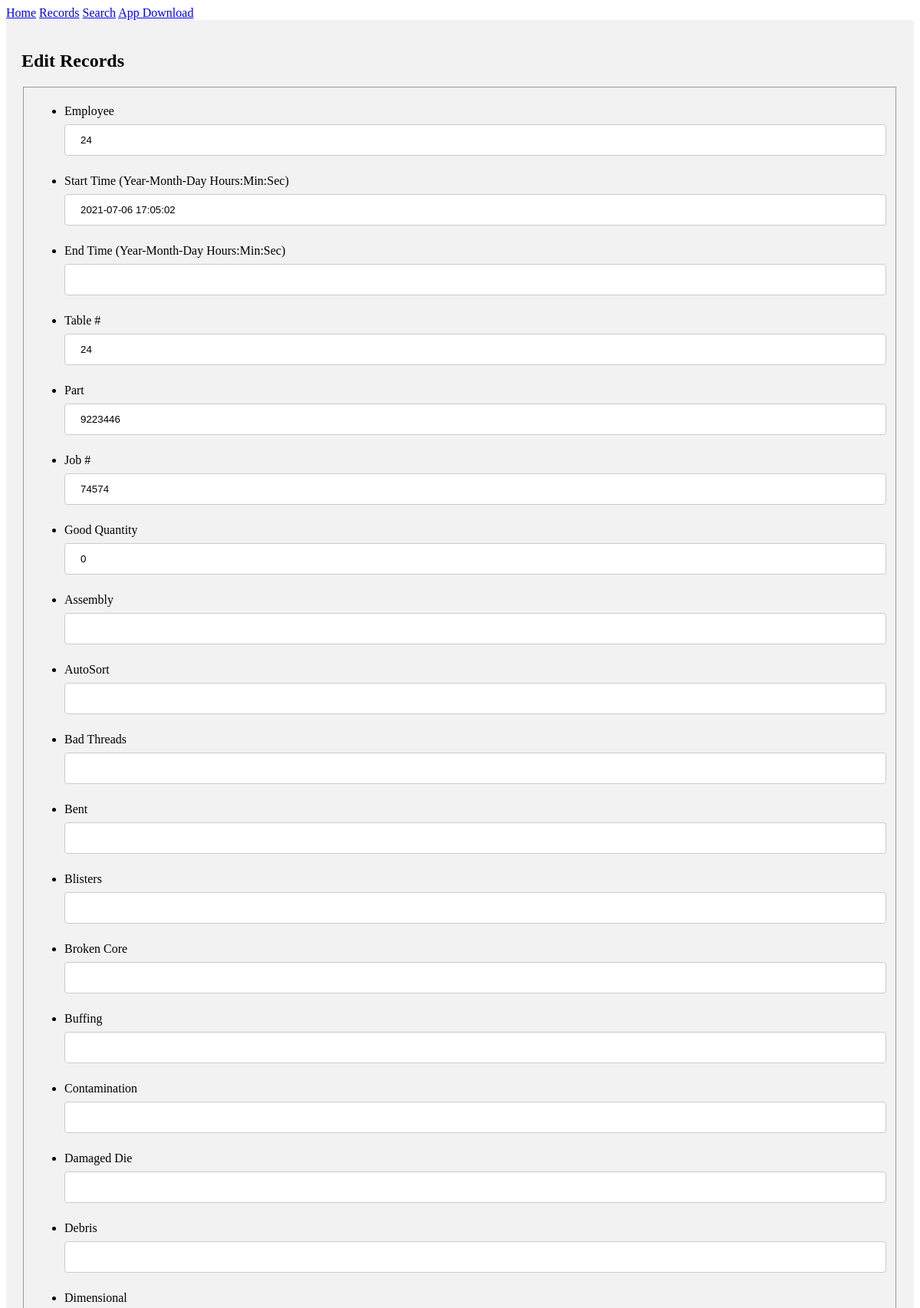
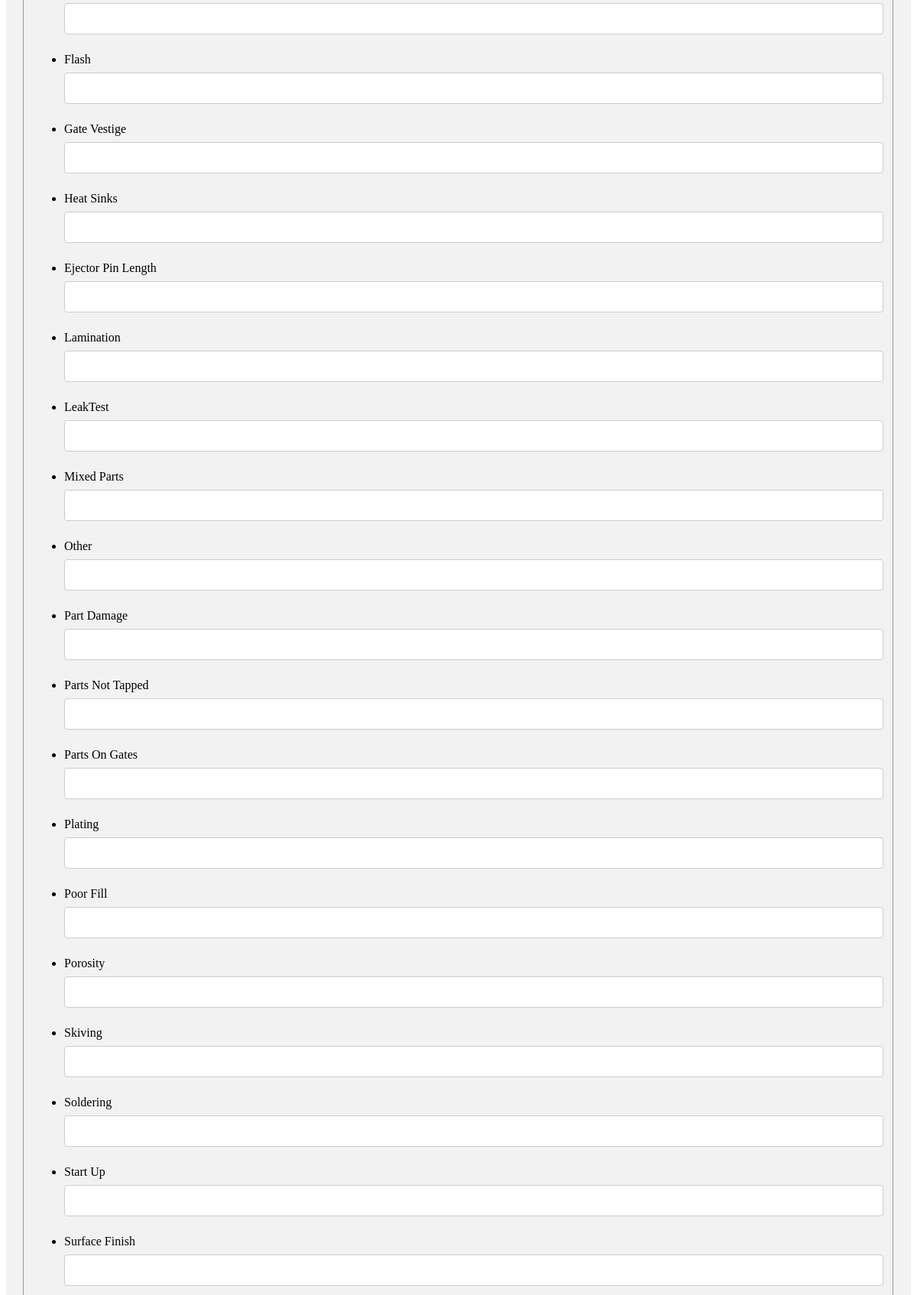
Screenshot of /edit_record/121 (upper part) with the database file from the repository (2 pictures, top to bottom).
### app/models.py (models this page shows, shortened)
class Record(db.Model):
    __tablename__ = "sort-data"
    id = db.Column(db.Integer, primary_key=True)
    Employee = db.Column(db.String(64), index=False, unique=False, nullable=False)
    StartTime = db.Column(db.DateTime, index=False, unique=False, nullable=False)
    TableNumber = db.Column(db.Integer, nullable=False)
    Job = db.Column(db.Integer, nullable=False)
    Part = db.Column(db.Integer, nullable=False)
    Operation = db.Column(db.Integer, nullable=False)
    CastDate = db.Column(db.DateTime, nullable=False)
    CastShift = db.Column(db.Integer, nullable=False)
    GoodQuantity = db.Column(db.Integer, index=False, unique=False, nullable=False)
    Assembly = db.Column(db.Integer, nullable=True)
    AutoSort = db.Column(db.Integer, nullable=True)
    BadThreads = db.Column(db.Integer, nullable=True)
    Bent = db.Column(db.Integer, nullable=True)
    Blisters = db.Column(db.Integer, nullable=True)
    BrokenCore = db.Column(db.Integer, nullable=True)
    Buffing = db.Column(db.Integer, nullable=True)
    Contamination = db.Column(db.Integer, nullable=True)
    DamagedDie = db.Column(db.Integer, nullable=True)
    Debris = db.Column(db.Integer, nullable=True)
    Dimensional = db.Column(db.Integer, nullable=True)
    Flash = db.Column(db.Integer, nullable=True)
    GateVestige = db.Column(db.Integer, nullable=True)
    HeatSinks = db.Column(db.Integer, nullable=True)
    EjectorPinLength = db.Column(db.Integer, nullable=True)
    Lamination = db.Column(db.Integer, nullable=True)
    LeakTest = db.Column(db.Integer, nullable=True)
    MixedParts = db.Column(db.Integer, nullable=True)
    Other = db.Column(db.Integer, nullable=True)
    PartDamage = db.Column(db.Integer, nullable=True)
    PartsNotTapped = db.Column(db.Integer, nullable=True)
    PartsOnGates = db.Column(db.Integer, nullable=True)
    Plating = db.Column(db.Integer, nullable=True)
    PoorFill = db.Column(db.Integer, nullable=True)
    Porosity = db.Column(db.Integer, nullable=True)
    Skiving = db.Column(db.Integer, nullable=True)
    Soldering = db.Column(db.Integer, nullable=True)
    StartUp = db.Column(db.Integer, nullable=True)
    SurfaceFinish = db.Column(db.Integer, nullable=True)
    TrimDamage = db.Column(db.Integer, nullable=True)
    Weight = db.Column(db.Integer, nullable=True)
    WrongPart = db.Column(db.Integer, nullable=True)
    EndTime = db.Column(db.DateTime, nullable=True)
    Rework = db.Column(db.Integer, nullable=True)
    NIT = db.Column(db.Integer, nullable=True)

### app/routes.py (the view)
@app.route("/edit_record/<id>", methods=['POST', 'GET'])
def edit_record(id):
    record = Record.query.get(id)
    edit_form = EditForm(obj=record)
    if edit_form.validate():
        edit_form.populate_obj(record)
        db.session.commit()
    with open('app/errors.txt', 'a') as errorFile:
        for key in edit_form.errors:
            for value in edit_form.errors[key]:
                errorFile.write(key + ": " + value + "\n")
    return render_template(
        'edit_records2.html',
        edit_form = edit_form,
        template = "form-template"
    )

### app/templates/edit_records2.html (shortened to what this page needs)
{% extends 'layout.html' %}
{% block content %}
    <div class="form-wrapper">
        <h2 class="title">Edit Records</h2>
        <form method="POST" action="{{ url_for('records') }}">
            <fieldset class="form-field">
                {% for field in edit_form if field.widget.input_type != 'hidden' %}
                <ul>
                    <li>
                        {{ field.label }}
                        {{ field }}
                    </li>
                </ul>
                {% endfor %}
            </fieldset>
        </form>
    </div>
{% endblock %}

### app/static/css/main.css (style rules this page uses)
input { width: 100%; padding: 12px 20px; margin: 8px 0; display: inline-block; border: 1px solid #ccc; border-radius: 4px; box-sizing: border-box; }
div { border-radius: 5px; background-color: #f2f2f2; padding: 20px; }

### rows the page displays
Record: Employee "24" "2021-07-06 17:05:02" "24" "9223446" "74574" "0"

### other values shown
{{ field.label }} "Employee" "Start Time (Year-Month-Day Hours:Min:Sec)" "End Time (Year-Month-Day Hours:Min:Sec)" "Table #" "Part" "Job #" "Good Quantity" "Assembly" "AutoSort" "Bad Threads" "Bent" "Blisters" "Broken Core" "Buffing" "Contamination" "Damaged Die" "Debris" "Dimensional" "Flash" "Gate Vestige" "Heat Sinks" "Ejector Pin Length" "Lamination" "LeakTest" "Mixed Parts" "Other" "Part Damage" "Parts Not Tapped" "Parts On Gates" "Plating" "Poor Fill" "Porosity" "Skiving" "Soldering" "Start Up" "Surface Finish"
